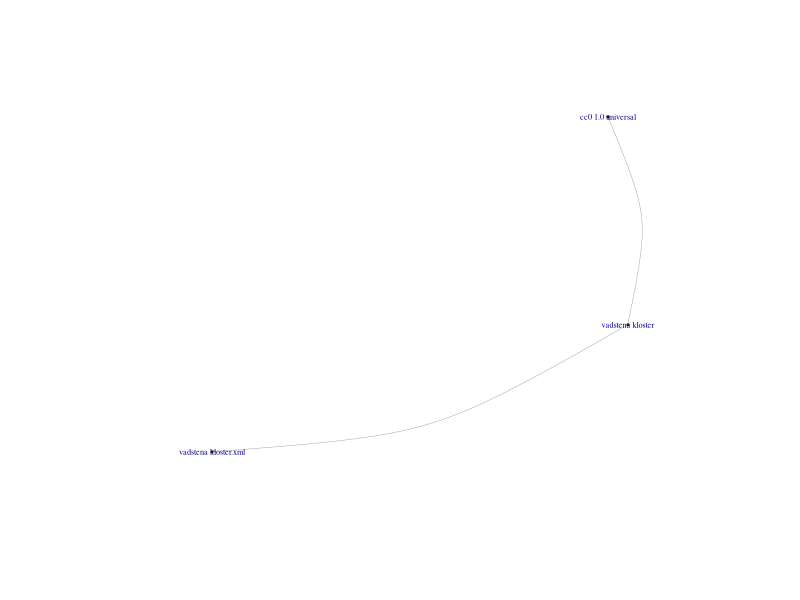

The R source for this figure:
library(igraph)
library(tidyverse)
set.seed(12)#Change number here to re-randomize the shape of your graph

read_csv("./data_html.csv")%>%
  transmute(source=str_to_lower(source),
            target=str_to_lower(target),
            source_label=str_to_lower(label_s),
            target_label=str_to_lower(label_t),
            #color=ifelse(isReply, "grey", "black"),
            arrow.size=0.1,
            curved=runif(n(),-0.4,0.4)) -> df_edges
bind_rows(transmute(df_edges,name=source,label=source_label),
          transmute(df_edges,name=target,label=target_label)
) %>%
  group_by(name)%>%
  summarise(label=paste0(unique(label),collapse = " // "))%>%
  mutate(label=ifelse(rbinom(n(), 1,0.99),label,""))->df_nodes#This line keeps 99% of labels
  #n() is the number of rows.
#n_nodes<-nrow(df_nodes)
#df_anonymous<-1:n_nodes
graph_from_data_frame(df_edges, vertices = df_nodes) -> g_frame
g_frame
pdf(paper="USr","graph.pdf")
#pdf("test.pdf")
lo <- igraph::layout_with_drl(g_frame)
#lo <- igraph::layout_in_circle(g_frame)
plot(g_frame,
     rescale=FALSE,
     layout=0.6*norm_coords(lo, -1.8, 1.8, -1.4, 1.5),
     vertex.size=1,
     vertex.label.cex = 0.5,#Change label size here
     #vertex.label=df_anonymous, #uncomment to get things anonymised
     edge.width=0.5)
     #legend('topleft',legend=levels(sizeCut),pt.cex=scaled,col='black',pch=21, pt.bg='orange'))

# legend('topright', box.lwd = 1, box.col = "black",
#        cex = 0.8,
#        c('Comment','Response','Author','Commentor'),
#        col=c("black","grey","red","orange"), 
#        
#        pch = c(NA,NA,20,20),#(0,0,20,20)
#        lty = c(1,1,0,0),#0,
#        #bg =c(NA,NA,"green","blue"),
#        bty = "y",  pt.cex =2.5 )
